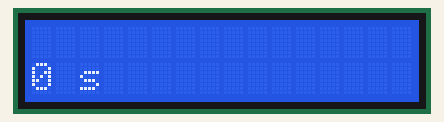
This sketch was run on a simulated Arduino Uno, built with avr-gcc and run on an emulated ATmega328P. On the bench: 16×2 character LCD.

Above: at 0.1 s.
At 4.2 s:
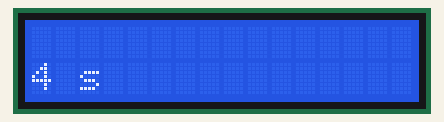
At 9.1 s:
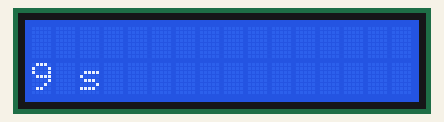
At 19.1 s:
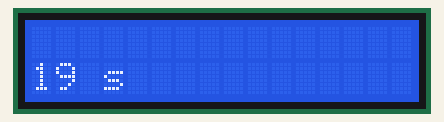
At 28.1 s:
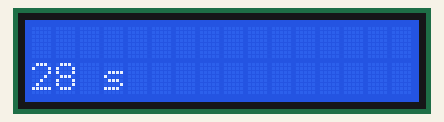
At 38.2 s:
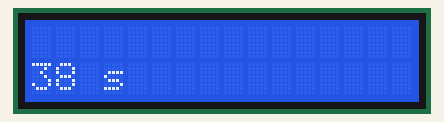

The sketch:

LiquidCrystal_I2C_16x2.ino
```cpp
#include <Wire.h>
#include <LiquidCrystal_I2C.h>
LiquidCrystal_I2C lcd(0x27, 16, 2);
byte herz[8] = { 0, 10, 31, 31, 14, 4, 0, 0 };
void setup() { lcd.init(); lcd.backlight(); lcd.createChar(0, herz); lcd.print("Hallo "); lcd.write(0); }
void loop() { lcd.setCursor(0, 1); lcd.print(millis() / 1000); lcd.print(" s"); delay(200); }
```

Measured:
- what the display in image 1 shows lasts 1.0 s, from 4.2 s to 5.2 s
